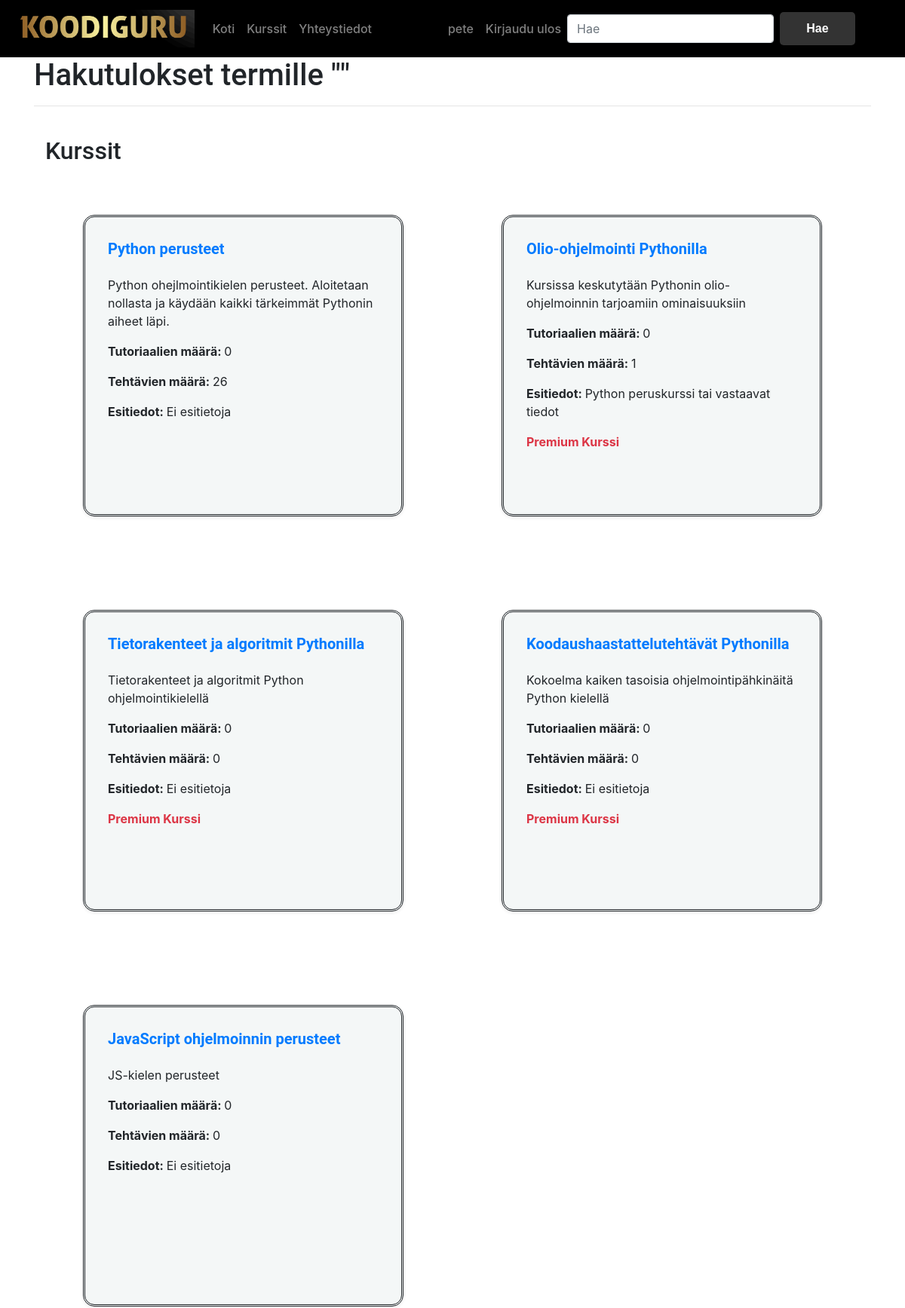
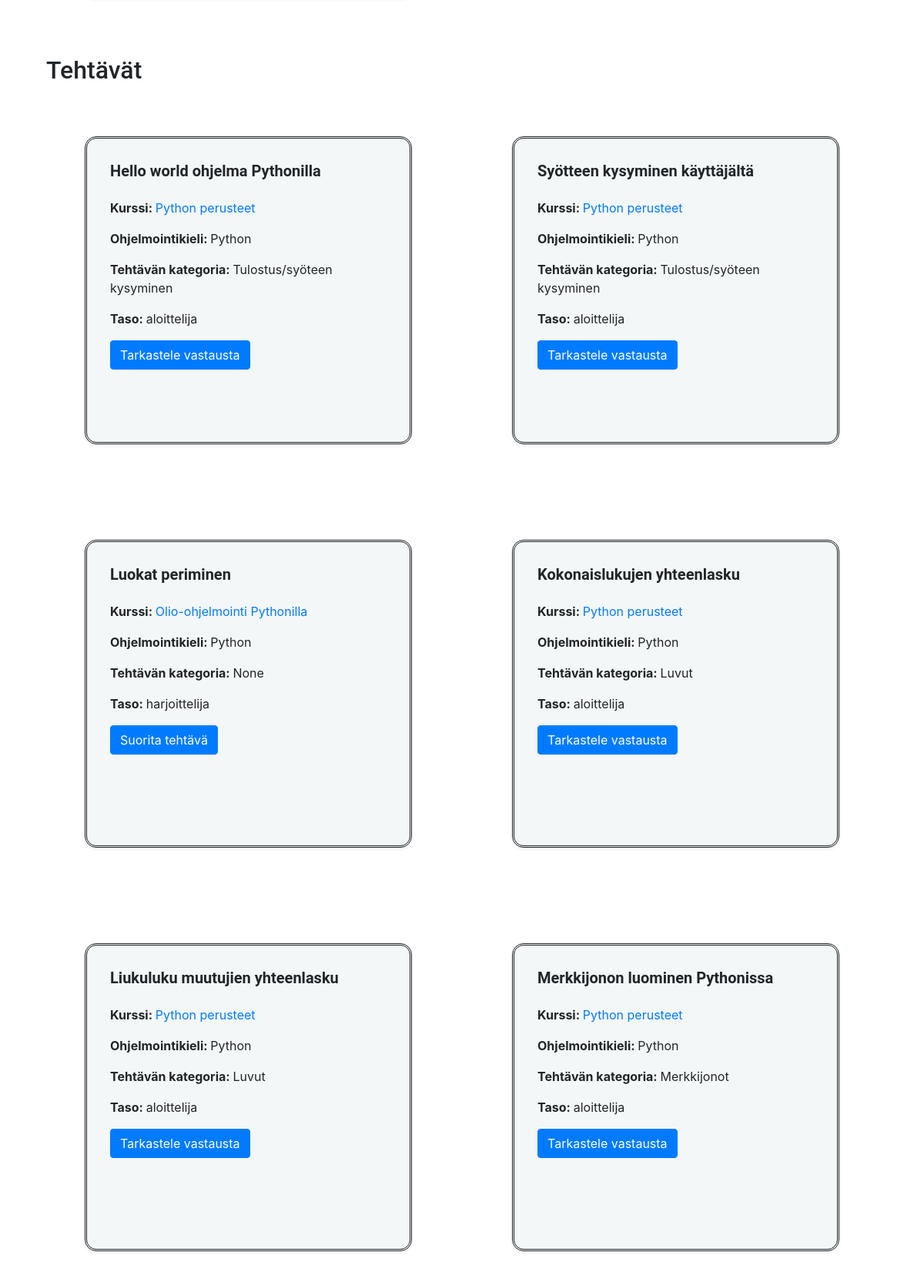
The app's page /search/ (signed in, upper part) with its own data (2 pictures, top to bottom).
### main_app/models.py (models this page shows, shortened)
class User(AbstractUser):
    groups = models.ManyToManyField(Group, related_name="custom_user_groups", blank=True)
    user_permissions = models.ManyToManyField(
        Permission, blank=True, related_name="custom_user_permissions"
    )
    first_name = models.CharField("Etunimi", max_length=30)
    last_name = models.CharField("Sukunimi", max_length=30)
    role = models.CharField(
        max_length=20, choices=UserRole.choices, default=UserRole.STUDENT
    )
    email = models.EmailField("Sähköposti", unique=True)
    change_password = models.BooleanField(default=False)
    premium_start = models.DateTimeField(null=True, blank=True)
    premium_end = models.DateTimeField(null=True, blank=True)
    editor_theme = models.CharField(max_length=100, default="default")
    points = models.IntegerField(default=0, verbose_name="Pisteet")
    level = models.IntegerField(default=0, verbose_name="Taso")
    LEVEL_THRESHOLDS = [50, 150, 200, 500, 800]

class Course(models.Model):
    courseTitle = models.CharField(max_length=200)
    coursePublishDate = models.DateTimeField("Luontipäivä", default=datetime.now)
    courseDescription = models.TextField()
    prerequisites = models.TextField(default="Ei esitietoja")  # esitiedot
    is_premium = models.BooleanField(default=False)
    is_all_free = models.BooleanField(default=False)
    is_hidden = models.BooleanField(default=False)
    is_test_state = models.BooleanField(default=False)
    tutorials = models.ManyToManyField(Tutorial, related_name="courses", blank=True)
    creator = models.ForeignKey(
        User,
        on_delete=models.CASCADE,
        db_column="creator_id",  # Lyhyempi nimi sarakkeelle
    )
    courseLogo = models.ImageField(
        upload_to="course_logos/", default="course_logos/no_logo.png"
    )
    video_url = models.URLField(blank=True, null=True)

class Task(models.Model):
    LANGUAGE_CHOICES = [
        ("Python", "Python"),
        ("Java", "Java"),
        ("Javascript", "JavaScript"),
        ("C", "C"),
        ("C++", "C++"),
        ("C#", "C#"),
        ("Pseudo", "Pseudo"),
	("Vaativuuslakelmat","vaativuuslaskelmat"),
    ]
    DIFFICULTY_CHOICES = [
        ("aloittelija", "Aloittelija"),
        ("harjoittelija", "Harjoittelija"),
        ("kehittäjä", "Kehittäjä"),
        ("mestari", "Mestari"),
        ("guru", "Guru"),
    ]
    DIFFICULTY_POINTS = {
        "aloittelija": 1,
        "harjoittelija": 2,
        "kehittäjä": 3,
        "mestari": 4,
        "guru": 5,
    }
    taskTitle = models.CharField(max_length=200)
    taskPublishDate = models.DateTimeField("Publish date")
    taskDescription = models.TextField()
    taskStarterCode = models.TextField(null=True)
    taskInputs = models.TextField(null=True, blank=True, default=get_empty_list)
    language = models.CharField(
        max_length=20, choices=LANGUAGE_CHOICES, default="Python"
    )
    difficulty = models.CharField(
        max_length=20, choices=DIFFICULTY_CHOICES, default="aloittelija"
    )
    course = models.ForeignKey(Course, on_delete=models.CASCADE, null=True)
    tutorial = models.ForeignKey(
        Tutorial, on_delete=models.SET_NULL, null=True, blank=True
    )
    category = models.ForeignKey(
        TaskCategory,
        on_delete=models.SET_NULL,
        null=True,
        blank=True,
        default=get_default_task_category,
    )
    video_url = models.URLField(blank=True, null=True)
    is_free = models.BooleanField(default=True)
    is_hidden = models.BooleanField(default=False)
    run_tests = models.BooleanField(default=True)

class TaskCategory(models.Model):
    name = models.CharField(max_length=200)
    def __str__(self):
        return self.name

### main_app/views.py (the view)
# urls.py: path('search/', views.search, name='search'),
@login_required
def search(request):
    query = request.GET.get("q", "")  # Haettu termi
    courses = Course.objects.filter(
        Q(courseTitle__icontains=query) | Q(courseDescription__icontains=query)
    )
    tasks = Task.objects.filter(
        Q(taskTitle__icontains=query) | Q(taskDescription__icontains=query)
    )
    tutorials = Tutorial.objects.filter(
        Q(title__icontains=query) | Q(content__icontains=query)
    )
    courses = courses.annotate(
        num_tasks=Count("task", distinct=True),
        num_tutorials=Count("tutorials", distinct=True),  # Käytä 'tutorials' kenttää
    )
    if request.user.is_authenticated:
        user_tasks = UserTask.objects.filter(user=request.user)
        user_task_status = {task.task.id: task.status for task in user_tasks}
        user_courses = UserCourse.objects.filter(user=request.user).values_list(
            "course", flat=True
        )
    else:
        user_task_status = {}
        user_courses = []
    return render(
        request,
        "main_app/search_results.html",
        {
            "query": query,
            "courses": courses,
            "tasks": tasks,
            "tutorials": tutorials,
            "user_task_status": user_task_status,
            "user_courses": user_courses,
        },
    )

### main_app/templatetags/dict_tools.py (called while the page is built)
@register.filter
def get_item(dictionary, key):
    return dictionary.get(key)

### main_app/templates/main_app/search_results.html (shortened to what this page needs)
{% extends 'main_app/base.html' %}
{% load dict_tools %}
{% block content %}
{% load static %}
<link rel="stylesheet" type="text/css" href="{% static 'css/search_results_styles.css' %}">
<h1>Hakutulokset termille "{{ query }}"</h1>
<hr>
<br>
<div class="container">
    <h2 class="mb-3">Kurssit</h2>
    <div class="row">
        {% for course in courses %}
        <div class="col-md-6 mb-4">
            <div class="card shadow-sm" style="padding: 10px;">
                <div class="card-body">
                    <h5 class="card-title"><a href="{% url 'main_app:course_detail' course.id %}">{{ course.courseTitle }}</a></h5>
                   <br>
                   <p class="card-text">{{ course.courseDescription }}</p>
                   <p class="card-text"><strong>Tutoriaalien määrä: </strong>{{ course.num_tutorials }}</p>
                   <p class="card-text"><strong>Tehtävien määrä: </strong>{{ course.num_tasks }}</p>
                   <p class="card-text"><strong>Esitiedot: </strong>{{course.prerequisites}}</p>
                   {% if course.is_premium %}
                   <p class="card-text text-danger"><strong>Premium Kurssi</strong></p>
                   {% endif %}
                </div>
            </div>
        </div>
        {% endfor %}
    </div>
    <h2 class="mb-3">Tehtävät</h2>
    <div class="row">
        {% for task in tasks %}
        <div class="col-md-6 mb-4">
            <div class="card shadow-sm" style="padding: 10px;">
                <div class="card-body">
                    <h5 class="card-title">{{ task.taskTitle }}</h5>
                    <br>
                    <p class="card-text"><strong>Kurssi: </strong><a href="{% url 'main_app:course_detail' task.course.id %}">{{ task.course.courseTitle }}</a> </p>
                    <p class="card-text"><strong>Ohjelmointikieli: </strong>{{ task.language }}</p>
                    <p class="card-text"><strong>Tehtävän kategoria: </strong>{{task.category}} </p>
                    <p class="card-text"><strong>Taso: </strong>{{task.difficulty}} </p>
                    <a class="btn btn-primary perform-task"
                        {% if user_task_status|get_item:task.id == 'solved' %}
                            href="{% url 'main_app:review_task' task.id %}">Tarkastele vastausta
                        {% else %}
                            href="{% url 'main_app:perform_task' task.id %}">Suorita tehtävä
                        {% endif %}
                    </a>
                </div>
            </div>
        </div>
        {% endfor %}
    </div>
</div>
{% endblock %}

### main_app/templates/main_app/navi.html (shortened to what this page needs)
{% load static %}
<nav class="navbar navbar-expand-lg navbar-dark" style="background-color: black">
  <a class="navbar-brand" href="{% url 'main_app:index' %}">
    <img src="{% static 'img/koodi_guru_text_no_back.png' %}" alt="KoodiGuru" height="50" >
  </a>
  <div class="collapse navbar-collapse" id="navbarNav">
    <ul class="navbar-nav mr-auto">
      <li class="nav-item {% if request.path == '/' %}active{% endif %}">
        <a class="nav-link" href="{% url 'main_app:index' %}">Koti</a>
    </li>
      <li class="nav-item {% if request.path == '/courses/' %}active{% endif %}">
        <a class="nav-link" href="{% url 'main_app:course_list' %}">Kurssit</a>
    </li>
      <li class="nav-item {% if request.path == '/contacts/' %}active{% endif %}  0">
        <a class="nav-link" href="{% url 'main_app:contact' %}">Yhteystiedot</a>
      </li>
    </ul>
    <ul class="navbar-nav">
      {% if user.is_authenticated %}
        <li class="nav-item {% if request.path == '/profile/' %}active{% endif %}">
          <a class="nav-link" href="{% url 'main_app:profile' %}">{{ user.username }}</a>
        </li>
        <li class="nav-item">
          <a class="nav-link" href="{% url 'main_app:logout' %}">Kirjaudu ulos</a>
        </li>
      {% endif %}
    </ul>
    <form class="form-inline my-2 my-lg-0" action="{% url 'main_app:search' %}" method="get">
      <input class="form-control mr-sm-2" type="search" placeholder="Hae" name="q" aria-label="Hae"/>
      <button class="btn btn-light my-2 my-sm-0" type="submit">Hae</button>
  </form>
  </div>
</nav>

### main_app/static/css/main_styles.css (style rules this page uses)
body { font-family: "Source Sans Pro", sans-serif; background-color: #f7f7f7; }
h1, h2, h3, h4, h5, h6 { font-family: "Roboto", sans-serif; font-weight: 500; }
.navbar { background-color: #333; }
.navbar .navbar-brand { font-weight: bold; }
.navbar .nav-link { font-weight: 500; }
.card { position: relative; background-color: rgb(255, 250, 250); border: 1px solid #ccc; box-shadow: 0 4px 8px 0 rgba(0, 0, 0, 0.2), 0 6px 20px 0 rgba(0, 0, 0, 0.19); transition: 0.3s; padding: 50px; margin: 50px; z-index: 1; min-height: 400px; }
.card h5 { font-weight: bold; margin-bottom: 0; }
.card { height: 100%; }
.navbar { background-color: #333; padding: 20px 0; }
form button[type="submit"] { width: 100px; padding: 10px; background-color: #333; color: #fff; font-family: "Source Sans Pro", sans-serif; font-weight: bold; border: none; border-radius: 5px; cursor: pointer; margin-top: 15px; }
form button[type="submit"] { padding: 10px; font-family: "Source Sans Pro", sans-serif; font-weight: bold; border: none; border-radius: 5px; cursor: pointer; margin-top: 15px; }
.form-inline { margin-right: 50px; }

### main_app/static/css/search_results_styles.css (style rules this page uses)
.card { border-radius: 15px; height: auto; padding: 20px; width: auto; overflow: hidden; border: double; background-color: #f4f7f7; }

### records on screen
User: username "pete"
Course: courseTitle "Python perusteet", courseDescription "Python ohejlmointikielen perusteet. Aloitetaan nollasta ja käydään kaikki tärkeimmät Pythonin aiheet läpi.", num_tutorials "0", num_tasks "26", prerequisites "Ei esitietoja"
Course: courseTitle "Olio-ohjelmointi Pythonilla", courseDescription "Kursissa keskutytään Pythonin olio-ohjelmoinnin tarjoamiin ominaisuuksiin", num_tutorials "0", num_tasks "1", prerequisites "Python peruskurssi tai vastaavat tiedot", is_premium "Premium Kurssi"
Course: courseTitle "Tietorakenteet ja algoritmit Pythonilla", courseDescription "Tietorakenteet ja algoritmit Python ohjelmointikielellä", num_tutorials "0", num_tasks "0", prerequisites "Ei esitietoja", is_premium "Premium Kurssi"
Course: courseTitle "Koodaushaastattelutehtävät Pythonilla", courseDescription "Kokoelma kaiken tasoisia ohjelmointipähkinäitä Python kielellä", num_tutorials "0", num_tasks "0", prerequisites "Ei esitietoja", is_premium "Premium Kurssi"
Course: courseTitle "JavaScript ohjelmoinnin perusteet", courseDescription "JS-kielen perusteet", num_tutorials "0", num_tasks "0", prerequisites "Ei esitietoja"
Task: taskTitle "Hello world ohjelma Pythonilla", course.courseTitle "Python perusteet", language "Python", category "Tulostus/syöteen kysyminen", difficulty "aloittelija", shows "Tarkastele vastausta"
Task: taskTitle "Syötteen kysyminen käyttäjältä", course.courseTitle "Python perusteet", language "Python", category "Tulostus/syöteen kysyminen", difficulty "aloittelija", shows "Tarkastele vastausta"
Task: taskTitle "Luokat periminen", course.courseTitle "Olio-ohjelmointi Pythonilla", language "Python", category "None", difficulty "harjoittelija", shows "Suorita tehtävä"
Task: taskTitle "Kokonaislukujen yhteenlasku", course.courseTitle "Python perusteet", language "Python", category "Luvut", difficulty "aloittelija", shows "Tarkastele vastausta"
Task: taskTitle "Liukuluku muutujien yhteenlasku", course.courseTitle "Python perusteet", language "Python", category "Luvut", difficulty "aloittelija", shows "Tarkastele vastausta"
Task: taskTitle "Merkkijonon luominen Pythonissa", course.courseTitle "Python perusteet", language "Python", category "Merkkijonot", difficulty "aloittelija", shows "Tarkastele vastausta"
